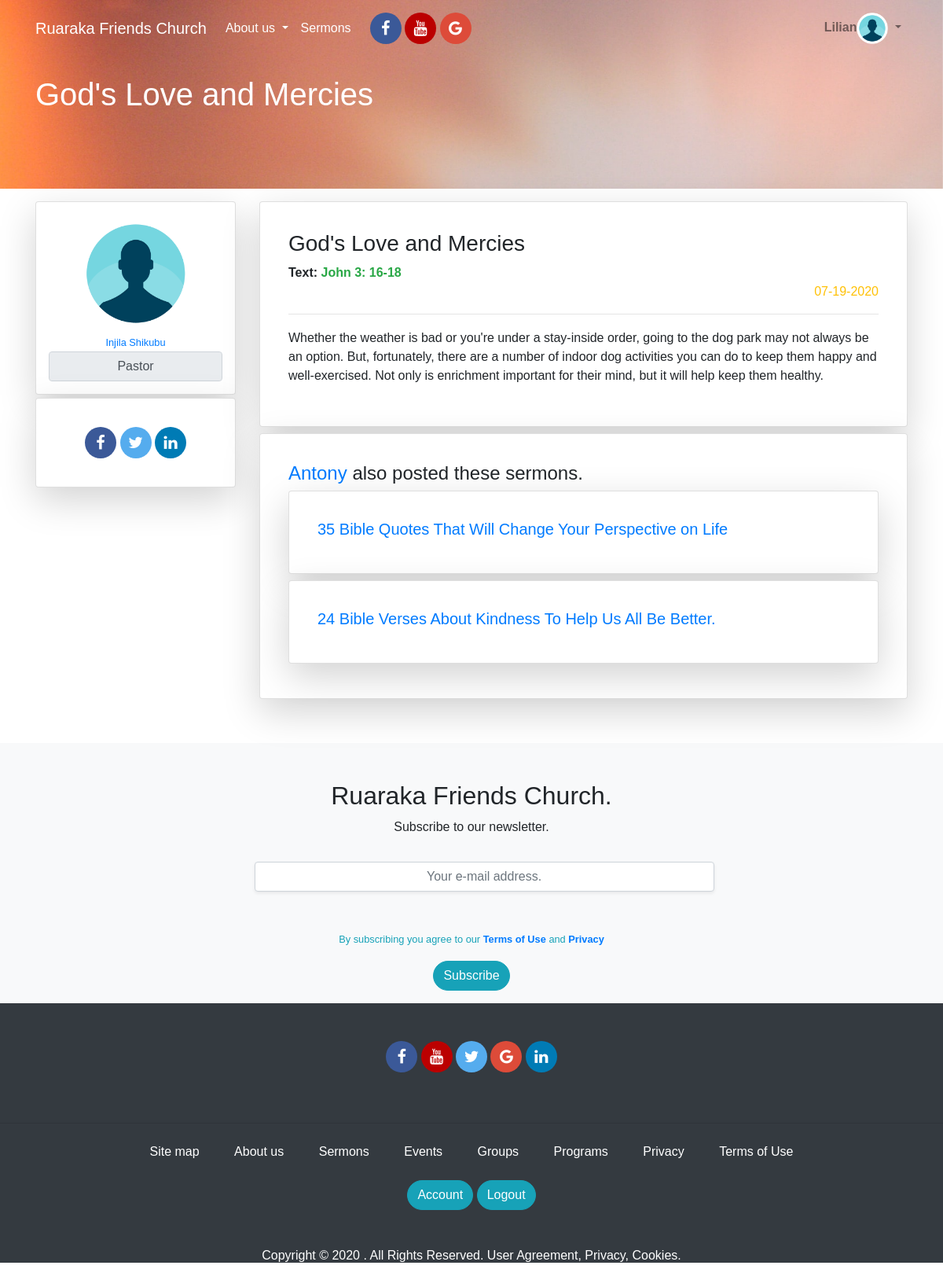
/sermon/details/7 (signed in), run on the app's committed database.
### app/models.py (models this page shows, shortened)
class User(UserMixin,db.Model):
	id = db.Column(db.Integer, primary_key=True)
	username = db.Column(db.String(124), index=True,unique=True)
	firstname = db.Column(db.String(124), index=True)
	lastname = db.Column(db.String(124), index=True)
	email = db.Column(db.String(124), index=True, unique=True)
	password_hash = db.Column(db.String(124), index=True, unique=True)
	about_me = db.Column(db.String(150))
	avatar = db.Column(db.String(150))
	facebook_url = db.Column(db.String(200))
	twitter_url = db.Column(db.String(200))
	linkedin_url = db.Column(db.String(200))
	role = db.Column(db.String(124), index=True)
	posts = db.relationship('Post', backref='author', lazy='dynamic')
	sermons = db.relationship('Sermon', backref='author', lazy='dynamic')

class Sermon(db.Model):
	id = db.Column(db.Integer, primary_key=True)
	title = db.Column(db.String(124), index=True)
	text = db.Column(db.String(124), index=True)
	body = db.Column(db.String(500), index=True)
	created_at = db.Column(db.DateTime, index=True, default = datetime.utcnow)
	user_id = db.Column(db.Integer, db.ForeignKey('user.id'))

### app/routes.py (the view)
@app.route('/sermon/details/<sermon_id>')
def sermon_details(sermon_id):
	is_many = False
	sermon = Sermon.query.get(sermon_id)
	sermons = Sermon.query.filter_by(author=sermon.author).order_by(Sermon.created_at.desc())
	if sermons.count() > 1:
		is_many = True
		sermons = Sermon.query.filter_by(author=sermon.author).order_by(Sermon.created_at.desc())[1:]
		return render_template('sermon_details.html', title=sermon.title, sermon=sermon,sermons=sermons, is_many=is_many )
	return render_template('sermon_details.html', title=sermon.title, sermon=sermon,sermons=sermons, is_many=is_many )

### app/models.py (called while the page is built)
@login.user_loader
def load_user(id):
	return User.query.get(int(id))

### app/templates/sermon_details.html (shortened to what this page needs)
{% extends 'base.html' %}
{% block content  %}
<section id="profile_section">
	<div id="section-profile-top">
		<div class="pt-5 container">
			<h1 class="mt-5">{{sermon.title}} </h1>
		</div>
	</div>
	<div class="container mt-3 mb-5">
		<div class="row">
			<div class="col-xs-12 col-sm-12 col-md-3 col-lg-3 col-xl-3">
        <a href="{{url_for('profile', username=sermon.author.username)}}">
  				<div class="card shadow-lg p-3 mb-1 bg-white rounded text-center">
  					<img src="{{url_for('static', filename='imgs/profile_pic.png')}}" class="img-rounded mx-auto" style="height: 150px; width:150px">
  					<div class="card-body p-0">
  						<small>{{sermon.author.firstname}} {{sermon.author.lastname}}</small>
  						<input type="tex" disabled value="{{sermon.author.role}}" class="form-control" style="text-align: center">
  					</div>
  				</div>
        </a>
				<div class="card shadow-lg p-3 mb-2 bg-white rounded">
					<div class="card-body">
						<div id="social_media_links" class="text-center">
					        <a href="#" class="fa fa-facebook"></a>
					        <a href="#" class="fa fa-twitter"></a>
					        <a href="#" class="fa fa-linkedin"></a>
				      </div>
					</div>
				</div>
			</div>
			<div class="col-xs-12 col-sm-12 col-md-9 col-lg-9 col-xl-9">
				<div class="card shadow-lg p-3 mb-2 bg-white rounded">
					<div class="card-body">
						<h3 class=""> {{sermon.title}} </h3>
            <strong>Text: <span class="text text-success">{{sermon.text}}</span> </strong>
						<p class="text-right text-warning">	{{ sermon.created_at.strftime('%m-%d-%Y') }}</p>
            <hr class="pt-0" style="height:2px">
					  <p>{{sermon.body}}</p>
					</div>
				</div>
				<div class="card shadow-lg p-3 mb-2 bg-white rounded">
					<div class="card-body">
            {% if sermons and is_many %}
            	<h4 class=""><a href="{{url_for('profile', username=sermon.author.username)}}">{{sermon.author.username}}</a> also posted these sermons.</h4>
              <div class="row">
                {% for sermon in sermons %}
                  <div class="col-xs-12 col-sm-12 col-md-12 col-lg-12 col-xl-12">
                    	<a href="{{url_for('sermon_details', sermon_id=sermon.id)}}" style="text-decoration: none">
                      <div class="card shadow-lg p-3 mb-2 bg-white rounded">
              					<div class="card-body">
                          	<h5 class=""> {{sermon.title}} </h3>
                        </div>
                      </div>
                    </a>
                  </div>
                {% endfor %}
              </div>
						{% else %}
							<p>{{user.firstname}} {{user.lastname}} has no sermons posted yet</p>
            {% endif %}
					</div>
				</div>
			</div>
	</div>
</section>
{% endblock content  %}

### app/templates/_navbar.html (shortened to what this page needs)
<nav class="navbar navbar-expand-lg navbar-light fixed-top" id="menu-area">
  <div class="container">
    <a class="navbar-brand  text-white" href="{{url_for('index')}}">Ruaraka Friends Church</a>
    <div class="collapse navbar-collapse  text-white" id="navbarNav">
      <ul class="navbar-nav ">
        <li class="nav-item dropdown">
          <a class="nav-link dropdown-toggle  text-white"  href="" id="navbarDropdown" role="button" data-toggle="dropdown" aria-haspopup="true" aria-expanded="false">
            About us
          </a>
        </li>
        <li class="nav-item mr-0 ">
          <a class="nav-link mr-0 text-white" href="#/section-sermons">Sermons</a>
        </li>
         <div id="social_media_links" class="text-center ml-3">
          <a href="#" class="fa fa-facebook"></a>
          <a href="#" class="fa fa-youtube"></a>
          <a href="#" class="fa fa-google"></a>
        </div>
      </ul>
      <ul class="navbar-nav ml-auto">
        {% if current_user.is_anonymous %}
        <li class="nav-item">
          <a class="nav-link btn btn-info btn_custom mr-1" href="{{url_for('signup')}}" style="color:white;padding-left:20px; padding-right: 20px">Join us</a>
        </li>
        <li class="nav-item">
            <a class="nav-link btn btn-warning btn_custom" href="{{url_for('login')}}" id="login_link" style="color:white;padding-left:20px; padding-right: 20px">Login</a>
        </li>
        {% else %}
        <li class="nav-item dropdown">
          <a class="nav-link dropdown-toggle" href="{{url_for('profile',username=current_user.username)}}" id="navbarDropdown" role="button" data-toggle="dropdown" aria-haspopup="true" aria-expanded="false">
            <span><strong id="username-font">{{current_user.username}}</strong></span><img src="{{url_for('static', filename='imgs/profile_pic.png')}}" class="img-rounded" style="height: 40px; width:40px">
          </a>
        </li>
        {% endif %}
      </ul>
    </div>
  </div>
</nav>

### app/static/css/main.css (style rules this page uses)
body { font-family: sans-serif; padding: 0; margin: 0 }
.fa { padding: 10px; font-size: 20px; width: 30px; text-align: center; text-decoration: none; border-radius: 50%; }
.fa-facebook { background: #3B5998; color: white; width: 40px; }
.fa-twitter { background: #55ACEE; color: white; width: 40px; }
.fa-google { background: #dd4b39; color: white; width: 40px; }
.fa-linkedin { background: #007bb5; color: white; width: 40px; }
.fa-youtube { background: #bb0000; color: white; width: 40px; }
#profile_section { min-height: 70vh; }
#sermons_section_list, #section-profile-top { background-image: url('/static/imgs/bg1.jpg') ; background-repeat: no-repeat; background-attachment: fixed; background-size: cover; background-position: bottom; height: 35vh; max-height: 30vh; color: white }

### data on the page
User: username "Lilian"
Sermon: title "God's Love and Mercies", text "John 3: 16-18", created_at "07-19-2020", body "Whether the weather is bad or you're under a stay-inside order, going to the dog park may not always be an option. But, fortunately, there are a number of indoor dog activities you can do to keep them happy and well-exercised. Not only is enrichment important for their mind, but it will help keep them healthy."
User: author.firstname "Injila", author.lastname "Shikubu", author.role "Pastor", author.username "Antony"
Sermon: title "35 Bible Quotes That Will Change Your Perspective on Life"
Sermon: title "24 Bible Verses About Kindness To Help Us All Be Better."
